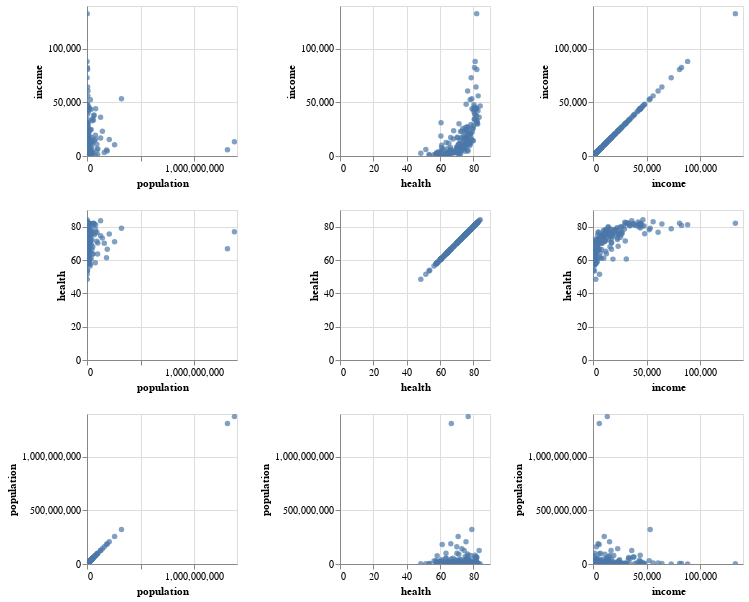

Notebook code cell kept with this figure:
### Markdown cell above
## Ejercicio 1

(1 pto.)

Realiza un Análisis exploratorio, como mínimo un `describe` del dataframe y una visualización adecuada, por ejemplo un _scatter matrix_ con los valores numéricos.

### Code cell
display( gapminder.describe().T)
alt.Chart(gapminder).mark_circle().encode(
    alt.X(alt.repeat("column"),type="quantitative"),
    alt.Y(alt.repeat("row"),type="quantitative")
).properties(
    width=150,
    height=150
).repeat(
    row=['income', 'health', 'population'],
    column=['population', 'health', 'income']
).interactive()

### Figure 1 — Vega-Lite specification as saved in the notebook (floating-point values rounded to 4 significant figures; data arrays with more than 128 entries replaced by an {"elided": "..."} marker saying what was removed)
{"config": {"background": "white", "view": {"continuousWidth": 400, "continuousHeight": 300}}, "repeat": {"column": ["population", "health", "income"], "row": ["income", "health", "population"]}, "spec": {"data": {"name": "data-e19b33869877c38715e8e2246b54c119"}, "mark": "circle", "encoding": {"x": {"type": "quantitative", "field": {"repeat": "column"}}, "y": {"type": "quantitative", "field": {"repeat": "row"}}}, "height": 150, "selection": {"selector027": {"type": "interval", "bind": "scales", "encodings": ["x", "y"]}}, "width": 150}, "$schema": "https://vega.github.io/schema/vega-lite/v4.8.1.json", "datasets": {"data-e19b33869877c38715e8e2246b54c119": {"elided": "187 records"}}}
